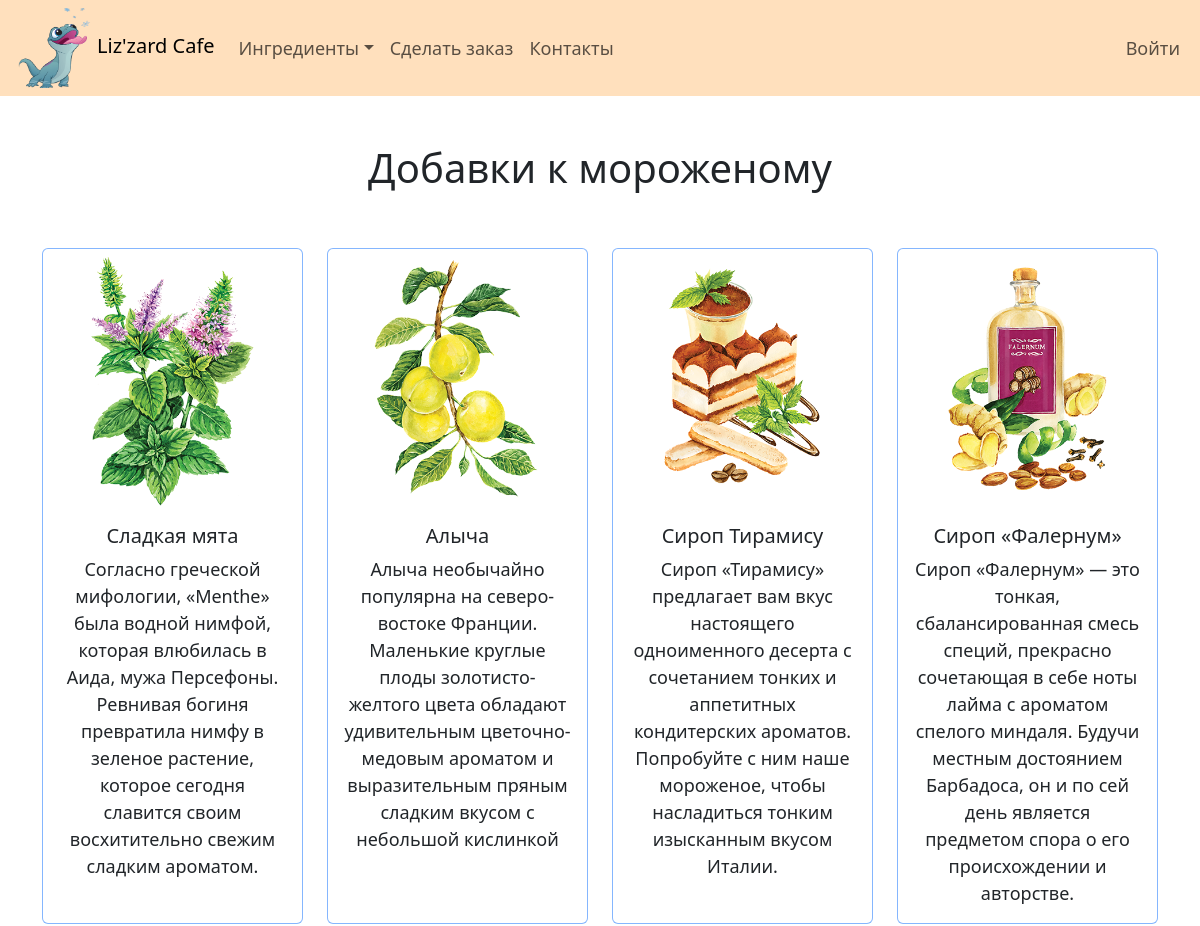
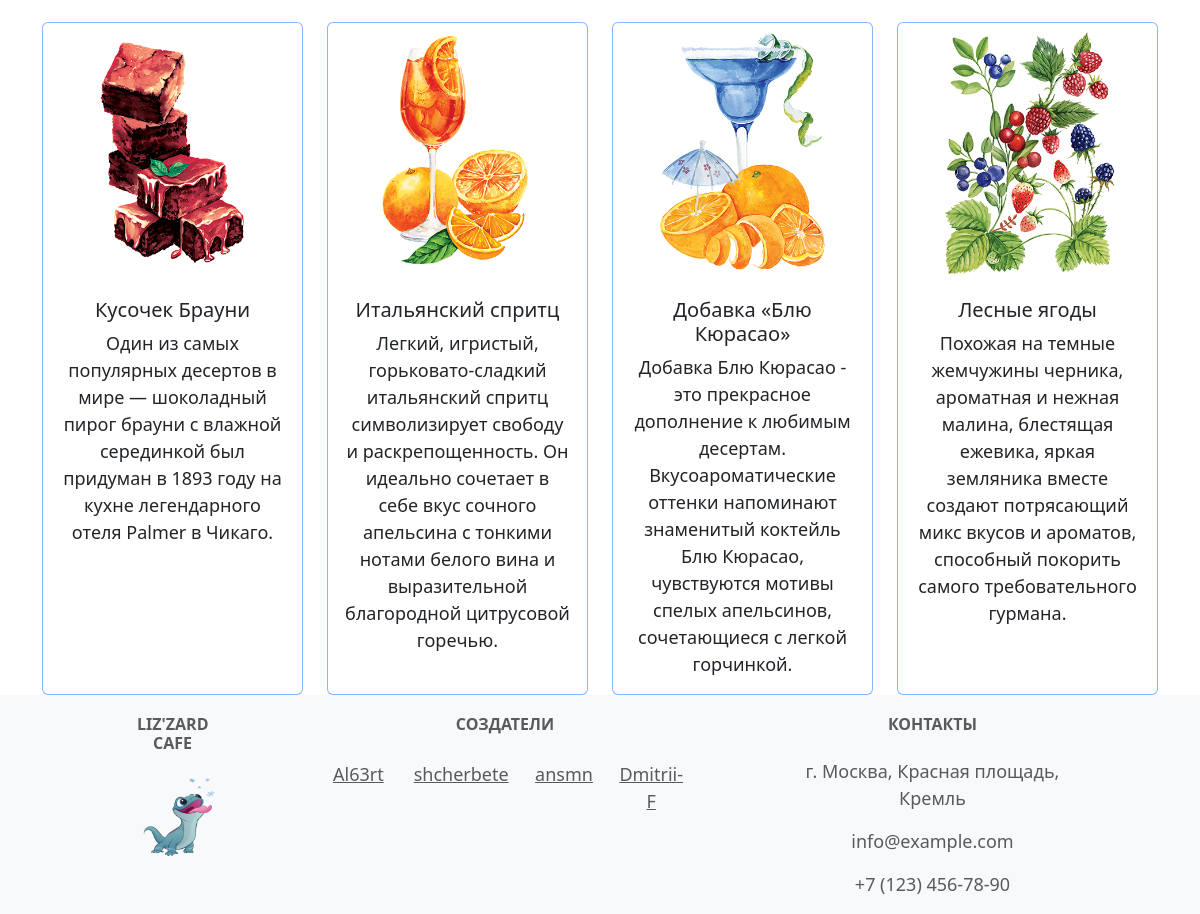
The app's page /toppings/ with its own data (2 pictures, top to bottom).
### icecream_bar/models.py (models this page shows, shortened)
class Topping(models.Model):
    name = models.CharField(max_length=100)
    description = models.TextField()
    image = models.ImageField(upload_to='Topping/', blank=True)
    price = models.PositiveIntegerField()

### icecream_bar/views.py (the view)
# urls.py: path('toppings/', views.ToppingsListView.as_view(), name='toppings'),
class ToppingsListView(ListView):
    model = Topping
    template_name = 'icecream_bar/toppings_list.html'
    context_object_name = 'toppings_list'

### icecream_bar/templates/icecream_bar/toppings_list.html
{% extends 'base/base.html' %}
{% block content %}
    <div class="container text-center">
        <h1>
            <br>
            Добавки к мороженому
            <br>
            <br>
        </h1>
        <div class="row row-cols-1 row-cols-sm-2 row-cols-xl-4 g-4">
            {% for topping in toppings_list %}
                <div class="col">
                    <div class="card border-primary border-opacity-50 h-100 ">
                        <img src="{{ topping.image.url }}" class="card-img-top">
                        <div class="card-body">
                            <h5 class="card-title">{{ topping.name }}</h5>
                            <p class="card-text">{{ topping.description }}</p>
                        </div>
                    </div>
                </div>
                {% empty %}
                <p>Пусто.</p>
            {% endfor %}
        </div>
    </div>
{% endblock %}

### icecream_bar/static/main.css (style rules this page uses)
* + * { font-size: 18px; }
.h-100 { height: 100%; }

### records on screen
Topping: image (picture), name "Сладкая мята", description "Согласно греческой мифологии, «Menthe» была водной нимфой, которая влюбилась в Аида, мужа Персефоны. Ревнивая богиня превратила нимфу в зеленое растение, которое сегодня славится своим восхитительно свежим сладким ароматом."
Topping: image (picture), name "Алыча", description "Алыча необычайно популярна на северо-востоке Франции. Маленькие круглые плоды золотисто-желтого цвета обладают удивительным цветочно-медовым ароматом и выразительным пряным сладким вкусом с небольшой кислинкой"
Topping: image (picture), name "Сироп Тирамису", description "Сироп «Тирамису» предлагает вам вкус настоящего одноименного десерта с сочетанием тонких и аппетитных кондитерских ароматов. Попробуйте с ним наше мороженое, чтобы насладиться тонким изысканным вкусом Италии."
Topping: image (picture), name "Сироп «Фалернум»", description "Сироп «Фалернум» — это тонкая, сбалансированная смесь специй, прекрасно сочетающая в себе ноты лайма с ароматом спелого миндаля. Будучи местным достоянием Барбадоса, он и по сей день является предметом спора о его происхождении и авторстве."
Topping: image (picture), name "Кусочек Брауни", description "Один из самых популярных десертов в мире — шоколадный пирог брауни с влажной серединкой был придуман в 1893 году на кухне легендарного отеля Palmer в Чикаго."
Topping: image (picture), name "Итальянский спритц", description "Легкий, игристый, горьковато-сладкий итальянский спритц символизирует свободу и раскрепощенность. Он идеально сочетает в себе вкус сочного апельсина с тонкими нотами белого вина и выразительной благородной цитрусовой горечью."
Topping: image (picture), name "Добавка «Блю Кюрасао»", description "Добавка Блю Кюрасао - это прекрасное дополнение к любимым десертам. Вкусоароматические оттенки напоминают знаменитый коктейль Блю Кюрасао, чувствуются мотивы спелых апельсинов, сочетающиеся с легкой горчинкой."
Topping: image (picture), name "Лесные ягоды", description "Похожая на темные жемчужины черника, ароматная и нежная малина, блестящая ежевика, яркая земляника вместе создают потрясающий микс вкусов и ароматов, способный покорить самого требовательного гурмана."
